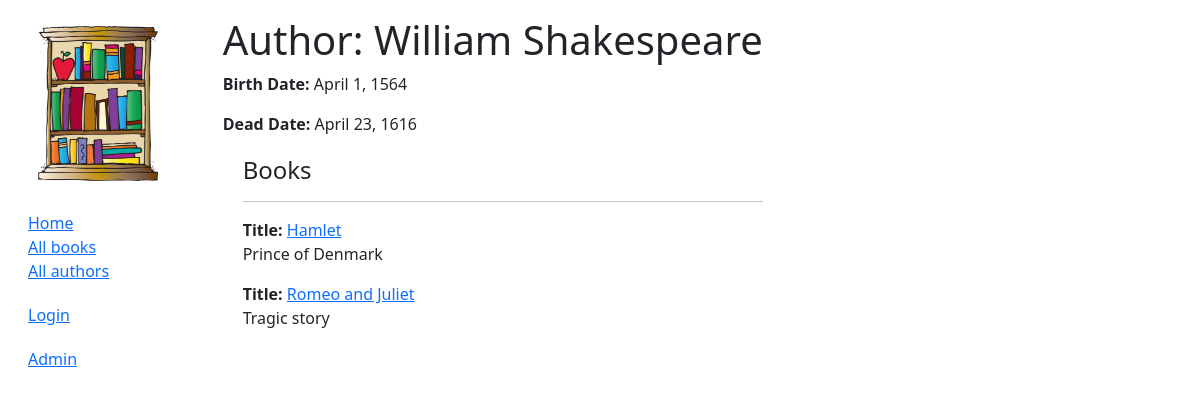
The app's page /catalog/author/1 with its own data.
### catalog/models.py (models this page shows, shortened)
class Author(models.Model):
    first_name = models.CharField(max_length=100)
    last_name = models.CharField(max_length=100)
    date_of_birth = models.DateField(null=True, blank=True)
    date_of_death = models.DateField('died', null=True, blank=True)
    class Meta:
        ordering = ['last_name', 'first_name']

class Book(models.Model):
    title = models.CharField(max_length=200)
    author = models.ForeignKey('Author', on_delete=models.RESTRICT, null=True)
    summary = models.TextField(
        max_length=1000, help_text="Enter a brief description of the book")
    isbn = models.CharField('ISBN', max_length=13,
                            unique=True,
                            help_text='13 Character <a href="https://www.isbn-international.org/content/what-isbn'
                                      '">ISBN number</a>')
    genre = models.ManyToManyField(
        Genre, help_text="Select a genre for this book")
    language = models.ForeignKey(
        'Language', on_delete=models.SET_NULL, null=True)
    class Meta:
        ordering = ['title', 'author']
    def display_genre(self):
        """Creates a string for the Genre. This is required to display genre in Admin."""
        return ', '.join([genre.name for genre in self.genre.all()[:3]])
    display_genre.short_description = 'Genre'
    def get_absolute_url(self):
        return reverse('book-detail', args=[str(self.id)])

### catalog/views.py (the view)
# urls.py: path('author/<int:pk>', views.AuthorDetailView.as_view(), name='author-detail'),
class AuthorDetailView(generic.DetailView):
    model = Author

### catalog/templates/catalog/author_detail.html (shortened to what this page needs)
{% extends "base_generic.html" %}
{% block sidebar %}
  {{ block.super }}
{% endblock %}
{% block content %}
  <h1>Author: {{ author.first_name }} {{ author.last_name }}</h1>
  <p><strong>Birth Date:</strong> {{ author.date_of_birth }}</p>
  <p><strong>Dead Date:</strong> {{ author.date_of_death }}</p>
  <div style="margin-left:20px;margin-top:20px">
    <h4>Books</h4>
    <hr />
    {% for work in author.book_set.all %}
      <p><strong>Title:</strong> <a href="{{ work.get_absolute_url }}">{{ work.title }}</a>
        <br>
        {{work.summary}}
      </p>
    {% endfor %}
  </div>
{% endblock %}

### records on screen
Author: first_name "William", last_name "Shakespeare", date_of_birth "April 1, 1564", date_of_death "April 23, 1616"
Book: title "Hamlet", summary "Prince of Denmark"
Book: title "Romeo and Juliet", summary "Tragic story"
